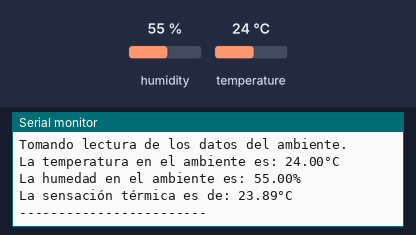
Simulated run of this sketch. Board: ESP32. On the bench: the last lines printed to the serial monitor. The inputs (shaded band) are chosen by the test bench; at power-on: humidity 55 %, temperature 24 °C.

Above: at 3.8 s.
3.9 s: humidity set to 22 %
At 7.3 s:
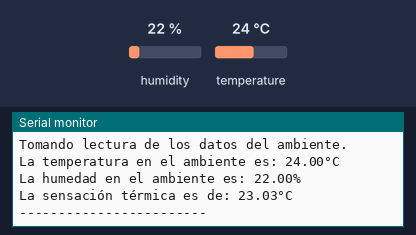
7.8 s: temperature set to 12 °C
At 9.5 s:
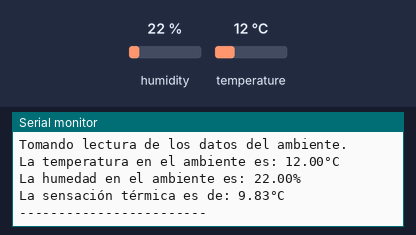
11.7 s: humidity set to 40 %
At 12.9 s:
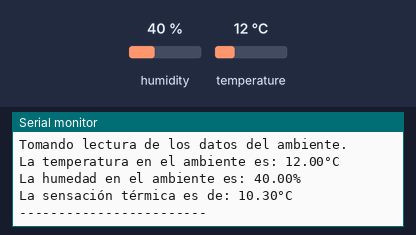
Timing chart, 0 to 14.7 s (numbered marks = the images above; inputs shaded):
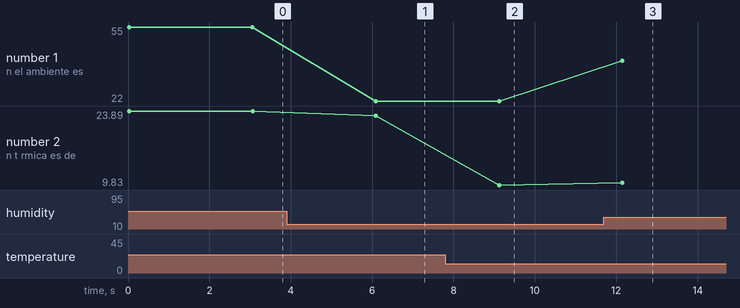

Measured:
- after the input at 3.9 s, the serial monitor: prints a new line after 2.2 s (image 1)
- after the input at 7.8 s, the serial monitor: prints a new line after 1.3 s (image 2)
- after the input at 11.7 s, the serial monitor: prints a new line after 0.45 s (image 3)
- plotted number 1: 55 → 22 after the input at 3.9 s, 22 → 40 after the input at 11.7 s
- plotted number 2: 23.89 → 23.03 after the input at 3.9 s, 23.03 → 9.83 after the input at 7.8 s, 9.83 → 10.3 after the input at 11.7 s

The sketch:

esp32-dht11-v1.ino
```cpp
/*
 *Programa Temp y Hum # 1 - Toma de temperatura y humedad desde DHT11
 *Descripción: En este programa usaremos el sensor DHT11 para tomar mediciones de temperatura y humedad cada 3 segundos.
 *El resultado será mostrado en el Monitor Serial.
 *
 *Programa realizado por Oscar Rodas - 20 mayo 2020 - Versión 1
 */
//Cargamos nuestra librerías
#include <DHT.h>

//Definimos el tipo de sensor a utilizar
//Definimos el pin
#define DHTPIN 4    //definimos el pin para el sensor
//uint8_t DHTPIN = 4; //definimos el pin para el sensor

//Definimos el sensor
#define DHTTYPE DHT11

DHT sensorDHT11(DHTPIN, DHTTYPE);  //Inicializamos el sensor

//Variables
float temperatura=0;
float humedad=0;
float sensacionTermica=0;

void setup() {
  // put your setup code here, to run once:
  pinMode(DHTPIN, INPUT);

  //Configurar y arrancar Monitor Serial
  Serial.begin(115200);

  Serial.println("Inicializando el sensor DHT11.");
  sensorDHT11.begin();
  Serial.println("Programa iniciando para toma de datos del ambiente.");

}

void loop() {
  // Aquí nuestro código que corre de manera continua:

  Serial.println("Tomando lectura de los datos del ambiente.");
  //Tomando datos
  temperatura = sensorDHT11.readTemperature();
  humedad = sensorDHT11.readHumidity();
  sensacionTermica = sensorDHT11.computeHeatIndex(temperatura, humedad, false);

  //Imprimiendo datos al monitor serial
  Serial.print("La temperatura en el ambiente es: ");
  Serial.print(temperatura);
  Serial.println("°C");
  Serial.print("La humedad en el ambiente es: ");
  Serial.print(humedad);
  Serial.println("%");
  Serial.print("La sensación térmica es de: ");
  Serial.print(sensacionTermica);
  Serial.println("°C");
  Serial.println("------------------------");
  Serial.println();
  delay(3000);
}
```
